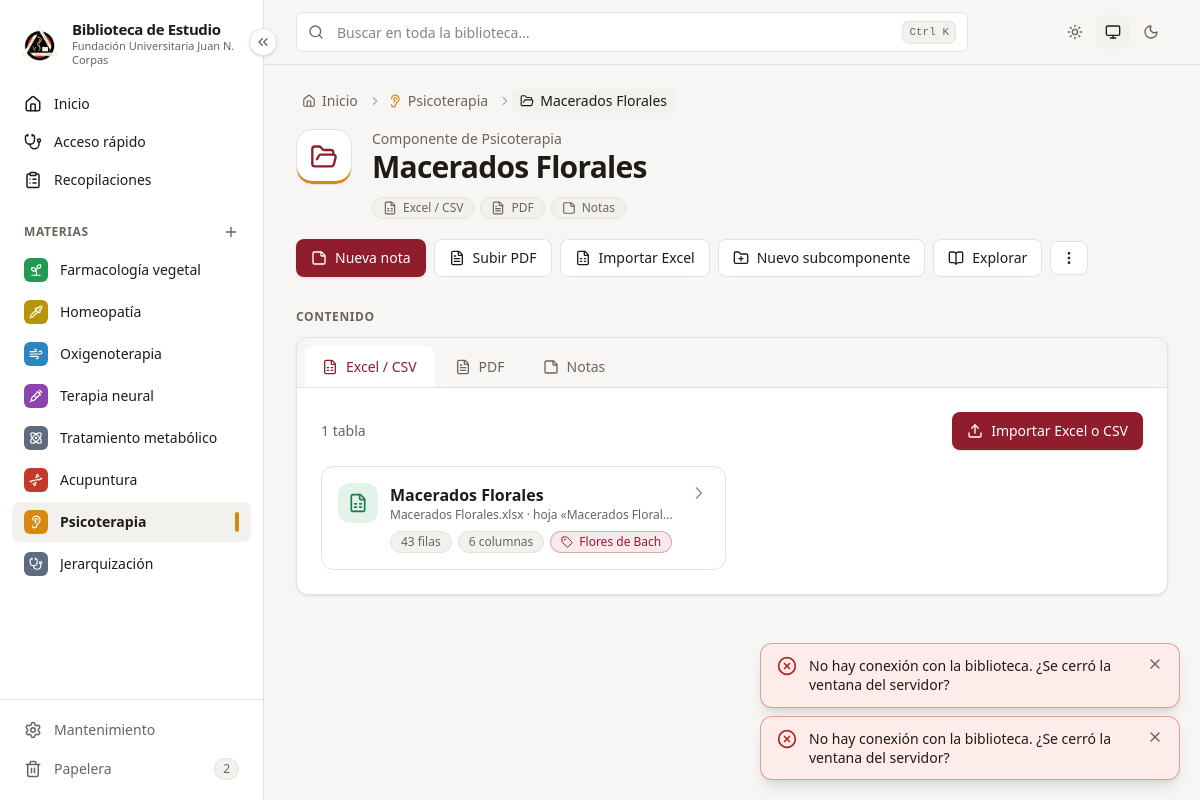
/componentes/2, run on the app's committed database.
### tables this page shows
CREATE TABLE materias (
        id           INTEGER PRIMARY KEY,
        nombre       TEXT    NOT NULL,
        slug         TEXT    NOT NULL,
        descripcion  TEXT    NOT NULL DEFAULT '',
        color        TEXT    NOT NULL,
        icono        TEXT    NOT NULL,
        orden        INTEGER NOT NULL DEFAULT 0,
        archivada    INTEGER NOT NULL DEFAULT 0,
        papelera_id  INTEGER,
        creado       TEXT    NOT NULL,
        actualizado  TEXT    NOT NULL
    );

CREATE TABLE componentes (
        id           INTEGER PRIMARY KEY,
        materia_id   INTEGER NOT NULL REFERENCES materias(id) ON DELETE CASCADE,
        padre_id     INTEGER REFERENCES componentes(id) ON DELETE CASCADE,
        nombre       TEXT    NOT NULL,
        slug         TEXT    NOT NULL,
        descripcion  TEXT    NOT NULL DEFAULT '',
        tipos        TEXT    NOT NULL DEFAULT '[]',
        orden        INTEGER NOT NULL DEFAULT 0,
        papelera_id  INTEGER,
        creado       TEXT    NOT NULL,
        actualizado  TEXT    NOT NULL
    );

CREATE TABLE etiquetas_elemento (
        etiqueta_id  INTEGER NOT NULL REFERENCES etiquetas(id) ON DELETE CASCADE,
        tipo         TEXT    NOT NULL,
        ref_id       INTEGER NOT NULL,
        PRIMARY KEY (etiqueta_id, tipo, ref_id)
    );

CREATE TABLE tablas (
        id                INTEGER PRIMARY KEY,
        componente_id     INTEGER NOT NULL REFERENCES componentes(id) ON DELETE CASCADE,
        nombre            TEXT    NOT NULL,
        archivo           TEXT    NOT NULL,      -- relativo a la carpeta del componente: "excel/Atlas.xlsx"
        archivo_original  TEXT    NOT NULL,
        hoja              TEXT,                  -- NULL en CSV
        fila_encabezado   INTEGER NOT NULL,
        dos_filas         INTEGER NOT NULL DEFAULT 0,
        columnas          TEXT    NOT NULL,      -- JSON [{"clave","nombre","origen","ancho"}]
        columna_titulo    TEXT    NOT NULL,      -- clave de la columna título
        columna_clave     TEXT,                  -- clave para emparejar al actualizar (NULL = la del título)
        hash              TEXT    NOT NULL,
        orden             INTEGER NOT NULL DEFAULT 0,
        papelera_id       INTEGER,
        creado            TEXT    NOT NULL,
        actualizado       TEXT    NOT NULL
    );

CREATE TABLE etiquetas (
        id      INTEGER PRIMARY KEY,
        nombre  TEXT NOT NULL,
        clave   TEXT NOT NULL UNIQUE      -- nombre sin tildes en minúsculas
    );

### app/routers/componentes.py (the view)
@router.get("/componentes/{componente_id}")
def ver(request: Request, componente_id: int, con: sqlite3.Connection = Depends(obtener_db)):
    c = bib.obtener_componente(con, componente_id)
    m = bib.obtener_materia(con, c.materia_id)
    cadena = bib.ancestros(con, c)
    nivel = len(cadena) + 1
    migas = [{"texto": m.nombre, "url": f"/materias/{m.id}", "icono": m.icono, "color": m.color_hex}]
    migas += [{"texto": a.nombre, "url": _url(a), "icono": "folder"} for a in cadena]
    migas.append({"texto": c.nombre, "icono": "folder-open"})
    tablas = tab.listar(con, c.id) if "excel" in c.tipos else []
    from ..services import etiquetas as etq
    return pagina(request, con, "paginas/componente.html", materia=m, componente=c, ancestros=cadena,
                  subcomponentes=bib.arbol(con, m.id, c.id, nivel + 1), nivel=nivel,
                  puede_anidar=nivel < PROFUNDIDAD_MAXIMA, migas=migas, materia_activa=m.id,
                  tablas=tablas, etiquetas_tablas=etq.de_varios(con, "tabla", [t.id for t in tablas]),
                  pdfs=servicio_pdfs.listar(con, c.id) if "pdf" in c.tipos else [],
                  imagenes=servicio_imagenes.listar(con, c.id) if "imagenes" in c.tipos else [],
                  etiquetas_usadas=servicio_imagenes.etiquetas_del_componente(con, c.id) if "imagenes" in c.tipos else [],
                  notas=servicio_notas.listar(con, c.id) if "notas" in c.tipos else [])

### app/templates/paginas/componente.html (shortened to what this page needs)
{% extends "base.html" %}
{% from "macros.html" import icono, vacio, boton_modal, chips_tipos %}
{% block contenido %}
{% set url_sub = "/materias/" ~ materia.id ~ "/componentes/nuevo?padre=" ~ componente.id %}
<section class="mb-8 flex flex-wrap items-start gap-5">
  <span class="grid size-14 shrink-0 place-items-center rounded-2xl border border-borde bg-superficie text-marca" style="box-shadow: inset 0 -3px 0 {{ materia.color_hex }}">{{ icono("folder-open", "size-7") }}</span>
  <div class="min-w-[min(100%,18rem)] flex-1">
    <p class="text-sm text-tenue">{{ "Subcomponente" if ancestros else "Componente" }} de <a href="/materias/{{ materia.id }}" class="font-medium hover:text-marca">{{ materia.nombre }}</a></p>
    <h1 class="text-2xl font-bold tracking-tight sm:text-3xl">{{ componente.nombre }}</h1>
    {% if componente.tipos %}<div class="mt-3 flex flex-wrap gap-1.5">{{ chips_tipos(componente) }}</div>{% endif %}
  </div>
  <div class="flex flex-wrap items-center gap-2">
    {% if "notas" in componente.tipos %}<a href="/componentes/{{ componente.id }}/notas/nueva" class="btn-primario">{{ icono("sticky-note") }}Nueva nota</a>{% endif %}
    {% if "pdf" in componente.tipos %}<a href="#pdf" class="btn-secundario" x-data @click.prevent="history.replaceState(null, '', '#pdf'); window.dispatchEvent(new HashChangeEvent('hashchange'))">{{ icono("file-text") }}Subir PDF</a>{% endif %}
    {% if "excel" in componente.tipos %}<button type="button" class="btn-secundario" hx-get="/componentes/{{ componente.id }}/importar" hx-target="#modal">{{ icono("file-spreadsheet") }}Importar Excel</button>{% endif %}
    {% if puede_anidar %}{{ boton_modal(url_sub, "Nuevo subcomponente", "folder-plus", "btn-secundario") }}{% endif %}
    <a href="/materias/{{ materia.id }}/explorar?c={{ componente.id }}" class="btn-secundario" title="Leer todo el material de este componente">{{ icono("book-open") }}Explorar</a>
    <div class="relative" x-data="desplegable" @click.outside="cerrar()" @keydown.escape="cerrar()">
      <button type="button" class="btn-secundario px-2.5" @click="alternar()" aria-label="Más acciones" :aria-expanded="abierto">{{ icono("ellipsis-vertical") }}</button>
    </div>
  </div>
</section>
<section aria-labelledby="t-contenido">
  <h2 id="t-contenido" class="titulo-seccion mb-3">Contenido</h2>
  {% if componente.tipos %}
  <div x-data="{ pestana: {{ componente.tipos|tojson|forceescape }}.includes(location.hash.slice(1)) ? location.hash.slice(1) : '{{ componente.tipos[0] }}' }"
       @hashchange.window="const t = location.hash.slice(1); if ({{ componente.tipos|tojson|forceescape }}.includes(t)) { pestana = t; $nextTick(() => { $el.scrollIntoView({ behavior: 'smooth', block: 'start' });
         const zona = $el.querySelector('[role=tabpanel]:not([style*=none]) input[type=file]'); if (zona) zona.click(); }) }"
       class="tarjeta scroll-mt-20 overflow-hidden">
    <div class="flex gap-1 overflow-x-auto border-b border-borde bg-superficie-2/60 px-2 pt-2" role="tablist">
      {% for t in componente.tipos_info %}
      <button type="button" role="tab" class="-mb-px inline-flex shrink-0 items-center gap-2 whitespace-nowrap rounded-t-lg border border-transparent px-4 py-2.5 text-sm font-medium text-tenue hover:text-texto"
              :class="pestana === '{{ t.id }}' && 'border-borde !border-b-superficie bg-superficie !text-marca'"
              :aria-selected="pestana === '{{ t.id }}'" @click="pestana = '{{ t.id }}'; history.replaceState(null, '', '#{{ t.id }}')">{{ icono(t.icono) }}{{ t.nombre }}</button>
      {% endfor %}
    </div>
    {% for t in componente.tipos_info %}
    <div class="p-6" x-show="pestana === '{{ t.id }}'" x-cloak role="tabpanel">
      {% include "parciales/contenido_" ~ t.id ~ ".html" ignore missing %}
    </div>
    {% endfor %}
  </div>
  {% endif %}
</section>
{% endblock %}

### app/templates/macros.html (shortened to what this page needs)
{% macro icono(nombre, clase="size-4") -%}
<svg class="ic {{ clase }}" aria-hidden="true"><use href="{{ SPRITE }}#{{ nombre }}"/></svg>
{%- endmacro %}
{% macro migas(items) -%}
{% if items %}
{% set total = items|length %}
<nav aria-label="Ruta" class="mb-4 text-sm text-tenue" x-data="{ todo: false }">
  <ol class="flex flex-wrap items-center gap-x-1 gap-y-1">
    <li class="flex items-center">
      <a href="/" class="inline-flex items-center gap-1.5 rounded-md px-1.5 py-0.5 hover:bg-superficie-2 hover:text-texto">{{ icono("house", "size-3.5") }}<span class="sr-only sm:not-sr-only">Inicio</span></a>
    </li>
    {% for m in items %}
    {% set intermedio = total > 2 and not loop.last and loop.index < total - 1 %}
    {% set texto = m.texto.split("\n")[0]|truncate(60, true, "…") %}
    <li class="{{ 'hidden sm:flex' if intermedio else 'flex' }} min-w-0 items-center" {% if intermedio %}:class="todo && '!flex'"{% endif %}>
      {{ icono("chevron-right", "size-3.5 shrink-0 opacity-50") }}
      {% if m.url %}
      <a href="{{ m.url }}" title="{{ m.texto }}"
         class="inline-flex max-w-[16rem] items-center gap-1.5 rounded-md px-1.5 py-0.5 hover:bg-superficie-2 hover:text-texto">{{ contenido }}</a>
      {% else %}
      <span class="inline-flex max-w-[22rem] items-center gap-1.5 rounded-md bg-superficie-2 px-2 py-0.5 font-medium text-texto"
            aria-current="page" title="{{ m.texto }}">{{ contenido }}</span>
      {% endif %}
    </li>
    {% endfor %}
  </ol>
</nav>
{% endif %}
{%- endmacro %}
{% macro boton_modal(url, texto, nombre_icono="plus", clase="btn-primario") -%}
<button type="button" class="{{ clase }}" hx-get="{{ url }}" hx-target="#modal" hx-swap="innerHTML">
  {{ icono(nombre_icono) }}{{ texto }}
</button>
{%- endmacro %}
{% macro chips_tipos(componente) -%}
{% for t in componente.tipos_info %}<span class="chip">{{ icono(t.icono, "size-3.5") }}{{ t.nombre }}</span>{% endfor %}
{%- endmacro %}
{% macro plural(n, singular, plural_) -%}{{ n }} {{ singular if n == 1 else plural_ }}{%- endmacro %}

### app/templates/parciales/barra_lateral.html (shortened to what this page needs)
{% from "macros.html" import icono %}
<aside class="barra-lateral sticky top-0 z-30 hidden h-screen shrink-0 flex-col border-r border-borde bg-superficie lg:flex" aria-label="Menú principal">
  <button type="button" class="boton-plegar absolute -right-3.5 top-7 z-10 grid size-7 place-items-center rounded-full border border-borde bg-superficie text-tenue shadow-sm hover:border-marca hover:text-marca"
          x-data @click="$store.menu.alternar()" :title="$store.menu.plegado ? 'Desplegar menú' : 'Replegar menú'"
          :aria-label="$store.menu.plegado ? 'Desplegar menú' : 'Replegar menú'">
    {{ icono("chevrons-left", "size-4 transition-transform") }}
  </button>
  <a href="/" class="item-menu flex items-center gap-3 px-5 pb-5 pt-5">
    <img src="/static/marca/logo-corpas.png" alt="Escudo de la {{ INSTITUCION }}" class="size-10 shrink-0 object-contain">
    <span class="solo-desplegado leading-tight">
      <strong class="block text-[15px] tracking-tight">{{ NOMBRE_APP }}</strong>
      <span class="block text-[11px] text-tenue">{{ INSTITUCION }}</span>
    </span>
  </a>
  <nav class="flex min-h-0 flex-1 flex-col gap-0.5 overflow-y-auto px-3 pb-3">
    {% set en_inicio = request.url.path == "/" %}
    <a href="/" title="Inicio" class="item-menu flex items-center gap-3 rounded-lg px-3 py-2 text-sm font-medium {{ 'bg-marca-suave text-marca' if en_inicio else 'text-texto hover:bg-superficie-2' }}">
      {{ icono("house", "size-[18px]") }}<span class="solo-desplegado">Inicio</span>
    </a>
    {% set en_dx = request.url.path.startswith("/acceso-rapido") %}
    <a href="/acceso-rapido" title="Acceso rápido por síntomas" class="item-menu flex items-center gap-3 rounded-lg px-3 py-2 text-sm font-medium {{ 'bg-marca-suave text-marca' if en_dx else 'text-texto hover:bg-superficie-2' }}">
      {{ icono("stethoscope", "size-[18px]") }}<span class="solo-desplegado">Acceso rápido</span>
    </a>
    {% set en_recop = request.url.path.startswith("/recopilaciones") %}
    <a href="/recopilaciones" title="Recopilaciones" class="item-menu flex items-center gap-3 rounded-lg px-3 py-2 text-sm font-medium {{ 'bg-marca-suave text-marca' if en_recop else 'text-texto hover:bg-superficie-2' }}">
      {{ icono("clipboard-list", "size-[18px]") }}<span class="solo-desplegado">Recopilaciones</span>
    </a>
    <div class="solo-desplegado mt-5 mb-1 flex items-center justify-between px-3">
      <span class="titulo-seccion">Materias</span>
      <button type="button" class="-mr-1 rounded-md p-1 text-tenue hover:bg-superficie-2 hover:text-marca" title="Nueva materia" aria-label="Nueva materia"
              hx-get="/materias/nueva" hx-target="#modal">{{ icono("plus") }}</button>
    </div>
    {% for m in materias_menu %}
      {% set activa = materia_activa|default(None) == m.id %}
      <a href="/materias/{{ m.id }}" title="{{ m.nombre }}"
         class="item-menu group flex items-center gap-3 rounded-lg px-3 py-2 text-sm {{ 'bg-superficie-2 font-semibold text-texto' if activa else 'text-texto hover:bg-superficie-2' }}">
        <span class="grid size-6 shrink-0 place-items-center rounded-md text-white" style="background: {{ m.color_hex }}">{{ icono(m.icono, "size-3.5") }}</span>
        <span class="solo-desplegado min-w-0 flex-1 truncate">{{ m.nombre }}</span>
        {% if activa %}<span class="solo-desplegado h-5 w-1 rounded-full" style="background: {{ m.color_hex }}"></span>{% endif %}
      </a>
    {% else %}
      <p class="solo-desplegado px-3 py-2 text-xs text-tenue">Aún no hay materias.</p>
    {% endfor %}
  </nav>
  <div class="flex flex-col gap-0.5 border-t border-borde p-3">
    <a href="/mantenimiento" title="Mantenimiento y respaldos"
       class="item-menu flex items-center gap-3 rounded-lg px-3 py-2 text-sm {{ 'bg-superficie-2 font-semibold' if request.url.path == '/mantenimiento' else 'text-tenue hover:bg-superficie-2 hover:text-texto' }}">
      {{ icono("settings", "size-[18px]") }}<span class="solo-desplegado flex-1">Mantenimiento</span>
    </a>
    <a href="/papelera" title="Papelera"
       class="item-menu flex items-center gap-3 rounded-lg px-3 py-2 text-sm {{ 'bg-superficie-2 font-semibold' if request.url.path == '/papelera' else 'text-tenue hover:bg-superficie-2 hover:text-texto' }}">
      {{ icono("trash-2", "size-[18px]") }}<span class="solo-desplegado flex-1">Papelera</span>
      {% if en_papelera %}<span class="solo-desplegado chip px-2">{{ en_papelera }}</span>{% endif %}
    </a>
  </div>
</aside>

### app/templates/parciales/contenido_excel.html (shortened to what this page needs)
{% from "macros.html" import icono, vacio, plural %}
{% if tablas %}
<div class="mb-4 flex flex-wrap items-center justify-between gap-3">
  <p class="text-sm text-tenue">{{ plural(tablas|length, "tabla", "tablas") }}</p>
  <button type="button" class="btn-primario" hx-get="/componentes/{{ componente.id }}/importar" hx-target="#modal">{{ icono("upload") }}Importar Excel o CSV</button>
</div>
<ul class="grid gap-3 lg:grid-cols-2">
  {% for t in tablas %}
  <li class="group relative flex items-start gap-3 rounded-xl border border-borde p-4 transition hover:border-borde-fuerte hover:bg-superficie-2/40">
    <span class="grid size-10 shrink-0 place-items-center rounded-xl bg-exito-suave text-exito">{{ icono("file-spreadsheet", "size-5") }}</span>
    <div class="min-w-0 flex-1">
      <h3 class="font-semibold"><a href="/tablas/{{ t.id }}" class="after:absolute after:inset-0">{{ t.nombre }}</a></h3>
      <p class="truncate text-xs text-tenue">{{ t.archivo.split("/")[-1] }}{% if t.hoja %} · hoja «{{ t.hoja }}»{% endif %}</p>
      <div class="mt-2 flex flex-wrap gap-1.5">
        <span class="chip">{{ plural(t.num_filas, "fila", "filas") }}</span>
        <span class="chip">{{ plural(t.columnas|length, "columna", "columnas") }}</span>
        {% for e in (etiquetas_tablas|default({})).get(t.id, []) %}<a href="/buscar?etiqueta={{ e|urlencode }}" class="chip relative z-10 border-marca/30 bg-marca-suave text-marca hover:border-marca">{{ icono("tag", "size-3") }}{{ e }}</a>{% endfor %}
      </div>
    </div>
    <span class="text-tenue/70 group-hover:text-marca">{{ icono("chevron-right", "size-5") }}</span>
  </li>
  {% endfor %}
</ul>
{% endif %}

### data on the page
materias: nombre "Farmacología vegetal"
materias: nombre "Homeopatía"
materias: nombre "Oxigenoterapia"
materias: nombre "Terapia neural"
materias: nombre "Tratamiento metabólico"
materias: nombre "Acupuntura"
materias: nombre "Psicoterapia", contenido "Psicoterapia"
materias: nombre "Jerarquización"
componentes: nombre "Macerados Florales"
etiquetas_elemento: n "1", tipo "tabla"
tablas: nombre "Macerados Florales", archivo "Macerados Florales.xlsx", hoja "Macerados Floral…", n "43 6", singular "filas columnas"
etiquetas: nombre "Flores de Bach"

### other printed values
{{ NOMBRE_APP }} "Biblioteca de Estudio"
{{ INSTITUCION }} "Fundación Universitaria Juan N. Corpas"
{{ en_papelera }} "2"
{{ "Subcomponente" if ancestros else "Componente" }} "Componente"
{{ t.nombre }} "Excel / CSV" "PDF" "Notas"
{{ texto }} "Nuevo subcomponente"
